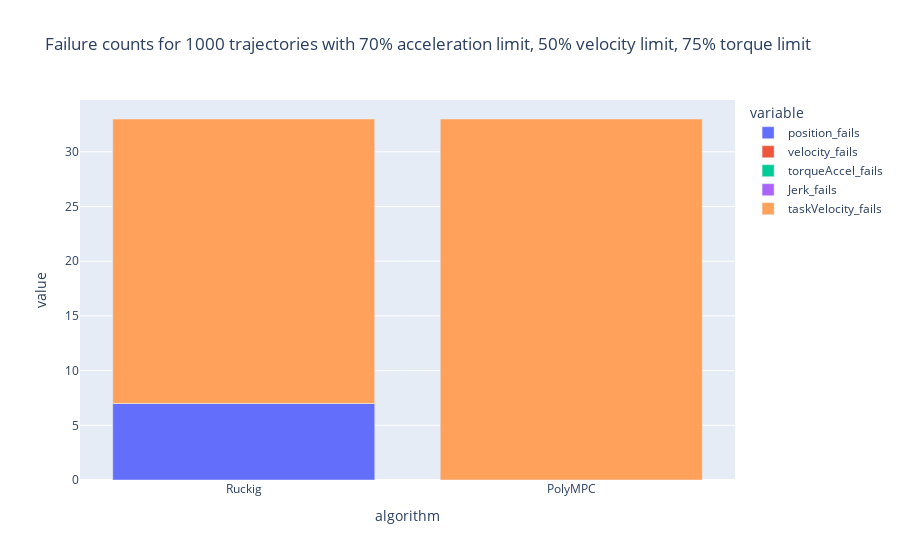

This figure's notebook cell:
### Code cell
# Counting MPC failures
failure_position_mpc = ( np.count_nonzero(np.any(max_position_mpc > position_limit[1,:][:, None], axis=0)) +
                         np.count_nonzero(np.any(min_position_mpc < position_limit[0,:][:, None], axis=0)) )

failure_velocity_mpc = ( np.count_nonzero(np.any(max_velocity_mpc > velocity_limit[:, None], axis=0)) +
                         np.count_nonzero(np.any(min_velocity_mpc < -velocity_limit[:, None], axis=0)) )

failure_torqueAccel_mpc = ( np.count_nonzero( np.any(max_accel_mpc > acceleration_limit[:, None], axis=0)) +
                            np.count_nonzero( np.any(min_accel_mpc < -acceleration_limit[:, None], axis=0)) +
                            np.count_nonzero( np.any(max_torque_mpc > torque_limit[:, None], axis=0)) +
                            np.count_nonzero( np.any(min_torque_mpc < -torque_limit[:, None], axis=0)) )

failure_jerk_mpc = np.count_nonzero(~flag_mpc[0,:])

failure_taskVelocity_mpc = np.count_nonzero(np.any(~flag_mpc[2:4,:], axis=0))

failure_mpc = failure_position_mpc + failure_velocity_mpc + failure_torqueAccel_mpc + failure_jerk_mpc + failure_taskVelocity_mpc


# Counting RK failures
failure_position_rk = np.count_nonzero(np.any(max_position_rk > position_limit[1,:][:, None], axis=0) |
                                        np.any(min_position_rk < position_limit[0,:][:, None], axis=0))

failure_velocity_rk = np.count_nonzero(np.any(max_velocity_rk > velocity_limit[:, None], axis=0) |
                                        np.any(min_velocity_rk < -velocity_limit[:, None], axis=0))

failure_torqueAccel_rk = np.count_nonzero( np.any(max_accel_rk > acceleration_limit[:, None], axis=0) |
                                            np.any(min_accel_rk < -acceleration_limit[:, None], axis=0) |
                                            np.any(max_torque_rk > torque_limit[:, None], axis=0) |
                                            np.any(min_torque_rk < -torque_limit[:, None], axis=0))

failure_jerk_rk = np.count_nonzero(~flag_rk[0,:])

failure_taskVelocity_rk = np.count_nonzero(np.any(~flag_rk[2:4,:], axis=0))

failure_rk = failure_position_rk + failure_velocity_rk + failure_torqueAccel_rk + failure_jerk_rk + failure_taskVelocity_rk

failure = { 'algorithm': ["Ruckig", "PolyMPC"], 
            'position_fails': [failure_position_rk, failure_position_mpc],
            'velocity_fails': [failure_velocity_rk, failure_velocity_mpc], 
            'torqueAccel_fails': [failure_torqueAccel_rk, failure_torqueAccel_mpc], 
            'Jerk_fails': [failure_jerk_rk, failure_jerk_mpc],
            'taskVelocity_fails': [failure_taskVelocity_rk, failure_taskVelocity_mpc]}
failure_df = pd.DataFrame(data=failure)

failure_df

px.bar(failure_df,  x="algorithm",
                    y=["position_fails", "velocity_fails", "torqueAccel_fails", 'Jerk_fails', 'taskVelocity_fails'],
                    title="Failure counts for 1000 trajectories with 70% acceleration limit, 50% velocity limit, 75% torque limit")

### Figure 1 — Plotly figure (JSON) as saved in the notebook; plotly's stock layout.template omitted (floating-point values rounded to 4 significant figures)
{"data": [{"alignmentgroup": "True", "hovertemplate": "variable=position_fails<br>algorithm=%{x}<br>value=%{y}<extra></extra>", "legendgroup": "position_fails", "marker": {"color": "#636efa", "pattern": {"shape": ""}}, "name": "position_fails", "offsetgroup": "position_fails", "orientation": "v", "showlegend": true, "textposition": "auto", "type": "bar", "x": ["Ruckig", "PolyMPC"], "xaxis": "x", "y": [7, 0], "yaxis": "y"}, {"alignmentgroup": "True", "hovertemplate": "variable=velocity_fails<br>algorithm=%{x}<br>value=%{y}<extra></extra>", "legendgroup": "velocity_fails", "marker": {"color": "#EF553B", "pattern": {"shape": ""}}, "name": "velocity_fails", "offsetgroup": "velocity_fails", "orientation": "v", "showlegend": true, "textposition": "auto", "type": "bar", "x": ["Ruckig", "PolyMPC"], "xaxis": "x", "y": [0, 0], "yaxis": "y"}, {"alignmentgroup": "True", "hovertemplate": "variable=torqueAccel_fails<br>algorithm=%{x}<br>value=%{y}<extra></extra>", "legendgroup": "torqueAccel_fails", "marker": {"color": "#00cc96", "pattern": {"shape": ""}}, "name": "torqueAccel_fails", "offsetgroup": "torqueAccel_fails", "orientation": "v", "showlegend": true, "textposition": "auto", "type": "bar", "x": ["Ruckig", "PolyMPC"], "xaxis": "x", "y": [0, 0], "yaxis": "y"}, {"alignmentgroup": "True", "hovertemplate": "variable=Jerk_fails<br>algorithm=%{x}<br>value=%{y}<extra></extra>", "legendgroup": "Jerk_fails", "marker": {"color": "#ab63fa", "pattern": {"shape": ""}}, "name": "Jerk_fails", "offsetgroup": "Jerk_fails", "orientation": "v", "showlegend": true, "textposition": "auto", "type": "bar", "x": ["Ruckig", "PolyMPC"], "xaxis": "x", "y": [0, 0], "yaxis": "y"}, {"alignmentgroup": "True", "hovertemplate": "variable=taskVelocity_fails<br>algorithm=%{x}<br>value=%{y}<extra></extra>", "legendgroup": "taskVelocity_fails", "marker": {"color": "#FFA15A", "pattern": {"shape": ""}}, "name": "taskVelocity_fails", "offsetgroup": "taskVelocity_fails", "orientation": "v", "showlegend": true, "textposition": "auto", "type": "bar", "x": ["Ruckig", "PolyMPC"], "xaxis": "x", "y": [26, 33], "yaxis": "y"}], "layout": {"barmode": "relative", "legend": {"title": {"text": "variable"}, "tracegroupgap": 0}, "title": {"text": "Failure counts for 1000 trajectories with 70% acceleration limit, 50% velocity limit, 75% torque limit"}, "xaxis": {"anchor": "y", "domain": [0, 1], "title": {"text": "algorithm"}}, "yaxis": {"anchor": "x", "domain": [0, 1], "title": {"text": "value"}}}}
